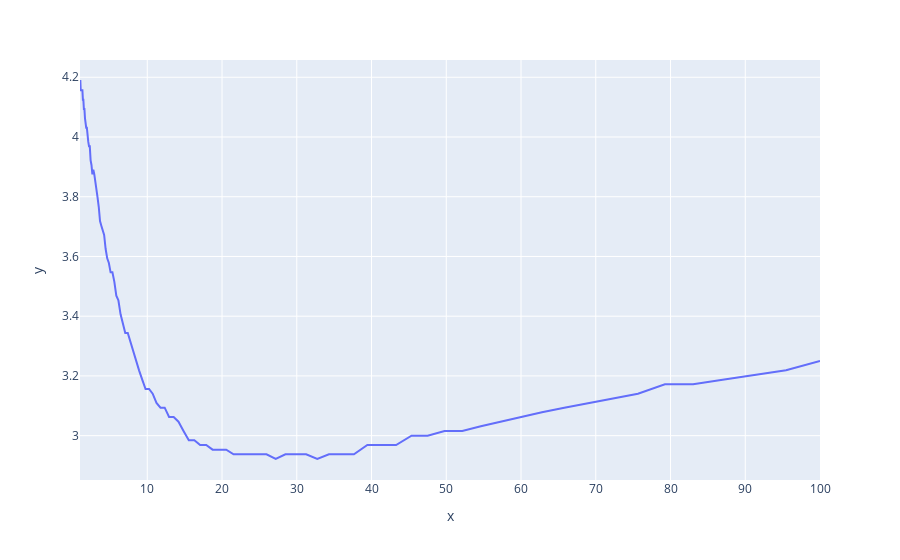

Notebook cell for this chart:
### Code cell
px.line(
    x=np.logspace(0, 2, 100),
    y=task_losses_positive["antonyms"][0]
)
